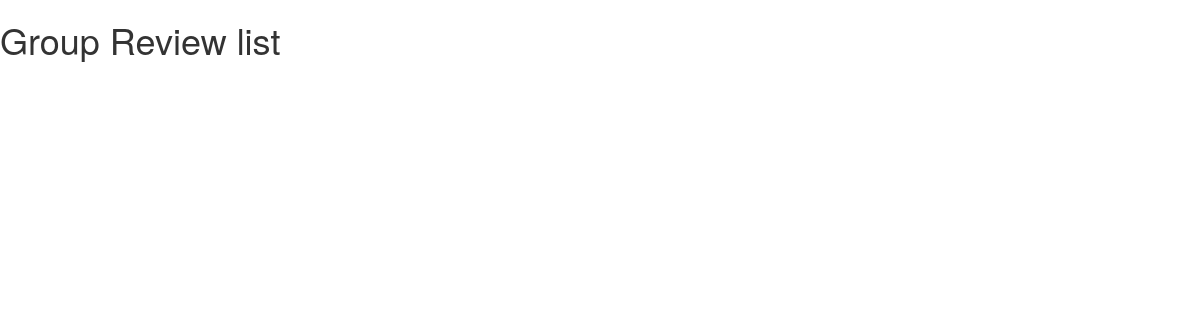
/groupreviews/12, run on an earlier commit of the app's database.
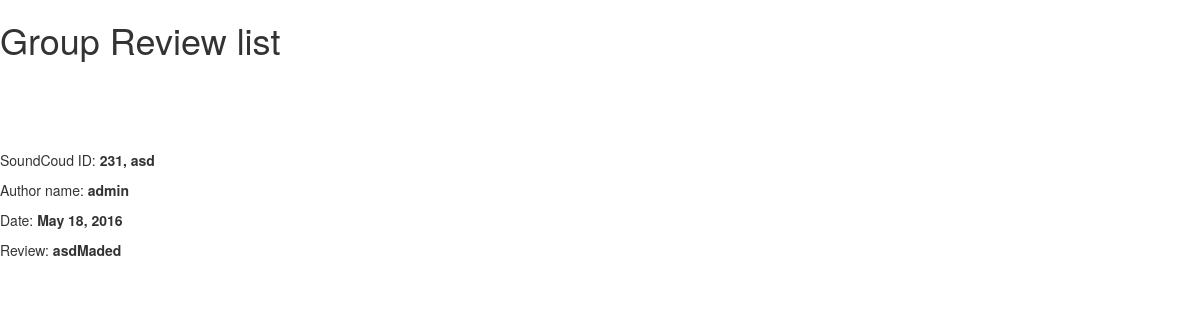
And on a later commit of the database.
### iMusicMatch/models.py (models this page shows)
class GroupReview(models.Model):
    groupID = models.ForeignKey(Group)
    user = models.ForeignKey(Django_User)
    date = models.DateField()
    review = models.CharField(max_length = 1000)
    def __unicode__(self):
        return "{0}, {1}, {2}".format(self.id, self.groupID.name, self.user.username)

class Group(models.Model):
    scID = models.IntegerField() #ID used in SoundCloud API
    name = models.CharField(max_length=100)
    userList = models.ManyToManyField(User)
    tracks = models.ManyToManyField(Track, blank=True)
    def __unicode__(self):
        return "{0}, {1}".format(self.scID, self.name)

### iMusicMatch/views.py (the view)
# urls.py: url(r'^groupreviews/(?P<objID>[0-9]+)',     views.ShowSpecificGroupReview,    name='groupreview_detail'),
def ShowSpecificGroupReview(request, objID):
    rvs = GroupReview.objects.filter(id=int(objID))
    return render(request, 'iMusicMatch/ListingHTMLGroupReview.html', {'rvs': rvs})

### templates/iMusicMatch/ListingHTMLGroupReview.html (shortened to what this page needs)
<link rel="stylesheet" href="//maxcdn.bootstrapcdn.com/bootstrap/3.2.0/css/bootstrap.min.css">
<link rel="stylesheet" href="//maxcdn.bootstrapcdn.com/bootstrap/3.2.0/css/bootstrap-theme.min.css">
 <html>
        <head>
        </head>
        <body>
             <div>
                <h1><p>Group Review list</p></h1>
                 <br> </br>
            </div>
        {% for rv in rvs %}
            <br> </br>
                <p>SoundCoud ID: <b>{{ rv.groupID }}</b></p>
                <p>Author name: <b>{{ rv.user.username }}</b></p>
                <p>Date: <b>{{ rv.date }}</b></p>
                <p>Review: <b>{{ rv.review }}</b></p>
        {% endfor %}
        </body>
    </html>

What changed in the data, as far as the page shows it:
added GroupReview: groupID "231, asd", user.username "admin", date "May 18, 2016", review "asdMaded"
